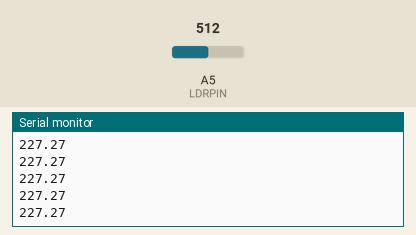
Recording of a sketch running on a simulated Arduino Uno, built with avr-gcc and run on an emulated ATmega328P. On the bench: the last lines printed to the serial monitor. Inputs (shaded band) come from the test bench; at power-on: A5 (LDRPIN) = 512.

Above: at 1.2 s.
1.3 s: A5 (LDRPIN) set to 716
At 1.31 s:
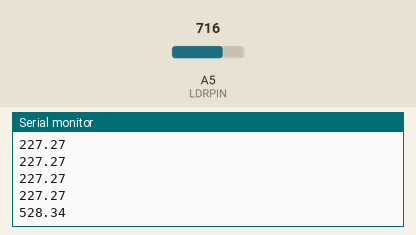
2.8 s: A5 (LDRPIN) set to 900
At 2.82 s:
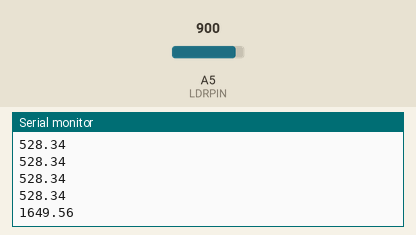
Timing chart, 0 to 5.8 s (numbered marks = the images above; inputs shaded):
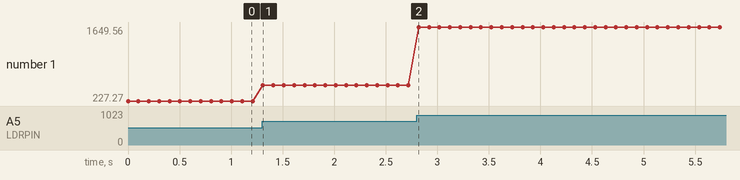

The sketch:

light_read_lux.ino
```cpp
/**
@package light_read_lux.ino This module reads the value of the light sensor
*/
#define LDRPIN A5
#define R1 220

/**
This function sets up the serial port to receive the information to be read
*/
void setup() {
  Serial.begin(9600);
}


/**
This function loops and reads the value of the light sensor
*/
void loop() {
  int LDR = analogRead(LDRPIN); // read the value from the sensor
  double Vout = (LDR * 0.0048828125);
  double RLDR = (R1 * (5 - Vout)) / Vout;
  double Lux = (500 / RLDR);
  Serial.println(Lux * 100); //prints the values coming from the sensor on the screen
  delay(100);
}
```

Measured:
- after the input at 1.3 s, the serial monitor: prints a new line at once (image 1)
- after the input at 2.8 s, the serial monitor: prints a new line at once (image 2)
- plotted number 1: 227.27 → 528.34 after the input at 1.3 s, 528.34 → 1649.56 after the input at 2.8 s
